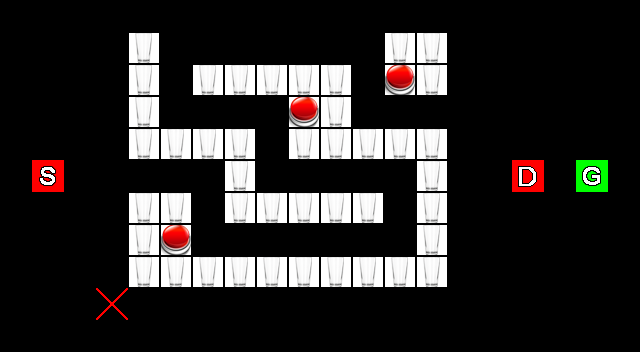

Tiled map render using the project's own tile images. Description and the whole map definition, tile-layer contents included, below:
An orthogonal 20x11 tile map with 32x32 px tiles, 1 tile layer (Tile Layer 2), 3 hidden layers not drawn.

<map version="1.0" orientation="orthogonal" width="20" height="11" tilewidth="32" tileheight="32">
 <properties>
  <property name="ReplicantsImitating" value="0" />
  <property name="ReplicantsNormal" value="3" />
  <property name="Text" value="" />
  <property name="Text1" value="" />
  <property name="Text2" value="" />
  <property name="Text3" value="" />
  <property name="Text4" value="" />
  <property name="Text5" value="" />
 </properties>
 <tileset firstgid="1" name="ReplicaTileset" tilewidth="32" tileheight="32">
  <image source="ReplicaTileset.png" width="320" height="128" />
 </tileset>
 <layer name="Tile Layer 1" width="20" height="11" visible="0">
  <data encoding="csv">
1,1,1,1,1,1,1,1,1,1,1,1,1,1,1,1,1,1,1,1,
1,1,1,1,1,1610612746,1610612746,1610612746,1610612746,1610612746,1610612746,10,1,1,1,1,1,1,1,1,
1,1,1,1,1,3221225482,1,1,1,1,1,10,1,1,1,1,1,1,1,1,
1,1,1,1,1,3221225482,2684354570,2684354570,2684354570,1,1,1610612746,1610612746,1610612746,1,1,1,1,1,1,
1,1,1,1,1,1,1,1,3221225482,1,1,1,1,1,1,1,1,1,1,1,
1,1,1,1,1610612746,1610612746,10,1,3221225482,2684354570,2684354570,2684354570,2684354570,1,1,1,1,1,1,1,
1,1,1,1,1,1,10,1,1,1,1,1,3221225482,1,1,1,1,1,1,1,
1,1,1,1,1,1,1610612746,1610612746,1610612746,1610612746,1610612746,1610612746,3221225482,1,1,1,1,1,1,1,
1,1,1,1,1,1,1,1,1,1,1,1,1,1,1,1,1,1,1,1,
1,1,1,1,2684354570,2684354570,2684354570,2684354570,2684354570,2684354570,2684354570,2684354570,2684354570,2684354570,2684354570,1,1,1,1,1,
1,1,1,1,1,1,1,1,1,1,1,1,1,1,1,1,1,1,1,1
</data>
 </layer>
 <layer name="Tile Layer 2" width="20" height="11">
  <data encoding="csv">
1,1,1,1,1,1,1,1,1,1,1,1,1,1,1,1,1,1,1,1,
1,0,0,0,12,0,0,0,0,0,0,0,12,12,0,0,1,1,1,1,
1,0,0,0,12,0,12,12,12,12,12,0,4,12,0,0,1,1,1,1,
1,0,0,0,12,0,0,0,0,4,12,0,0,0,0,0,1,1,1,1,
1,0,0,0,12,12,12,12,0,12,12,12,12,12,0,0,1,0,0,1,
1,2,0,0,0,0,0,12,0,0,0,0,0,12,0,0,7,0,3,1,
1,0,0,0,12,12,0,12,12,12,12,12,0,12,0,0,1,0,0,1,
1,0,0,0,12,4,0,0,0,0,0,0,0,12,0,0,1,1,1,1,
1,0,0,0,12,12,12,12,12,12,12,12,12,12,0,0,1,1,1,1,
1,0,0,13,0,0,0,0,0,0,0,0,0,0,0,0,1,1,1,1,
1,1,1,1,1,1,1,1,1,1,1,1,1,1,1,1,1,1,1,1
</data>
 </layer>
 <layer name="Tile Layer 3" width="20" height="11" visible="0">
  <data encoding="csv">
1,1,1,1,1,1,1,1,1,1,1,1,1,1,1,1,1,1,1,1,
1,0,0,0,12,0,0,0,0,0,0,0,12,12,0,0,0,0,0,1,
1,0,0,0,12,0,12,12,12,12,12,0,12,12,0,0,0,0,0,1,
1,0,0,0,12,0,0,0,0,12,12,0,0,0,0,0,0,0,0,1,
1,0,0,0,12,12,12,12,0,12,12,12,12,12,0,0,0,0,0,1,
1,0,0,0,0,0,0,12,0,0,0,0,0,12,0,0,0,0,0,1,
1,0,0,0,12,12,0,12,0,12,12,12,0,12,0,0,0,0,0,1,
1,0,0,0,12,12,0,0,0,0,0,0,0,12,0,0,0,0,0,1,
1,0,0,0,12,12,12,12,12,12,12,12,12,12,0,0,0,0,0,1,
1,0,0,0,12,12,12,12,12,12,12,12,12,12,0,0,0,0,0,1,
1,1,1,1,1,1,1,1,1,1,1,1,1,1,1,1,1,1,1,1
</data>
 </layer>
 <layer name="Tile Layer 4" width="20" height="11" visible="0">
  <data encoding="csv">
1,1,1,1,1,1,1,1,1,1,1,1,1,1,1,1,1,1,1,1,
1,0,0,0,0,0,0,0,0,0,0,0,0,0,0,0,0,0,0,1,
1,0,0,0,0,0,0,0,0,0,0,0,0,0,0,0,0,0,0,1,
1,0,0,0,0,0,0,0,0,0,0,0,0,0,0,0,0,0,0,1,
1,0,0,0,0,0,0,0,0,0,0,0,0,0,0,0,0,0,0,1,
1,0,0,0,0,0,0,0,0,0,0,0,0,0,0,0,0,0,0,1,
1,0,0,0,0,0,0,0,0,0,0,0,0,0,0,0,0,0,0,1,
1,0,0,0,0,0,0,0,0,0,0,0,0,0,0,0,0,0,0,1,
1,0,0,0,0,0,0,0,0,0,0,0,0,0,0,0,0,0,0,1,
1,0,0,0,0,0,0,0,0,0,0,0,0,0,0,0,0,0,0,1,
1,1,1,1,1,1,1,1,1,1,1,1,1,1,1,1,1,1,1,1
</data>
 </layer>
</map>
